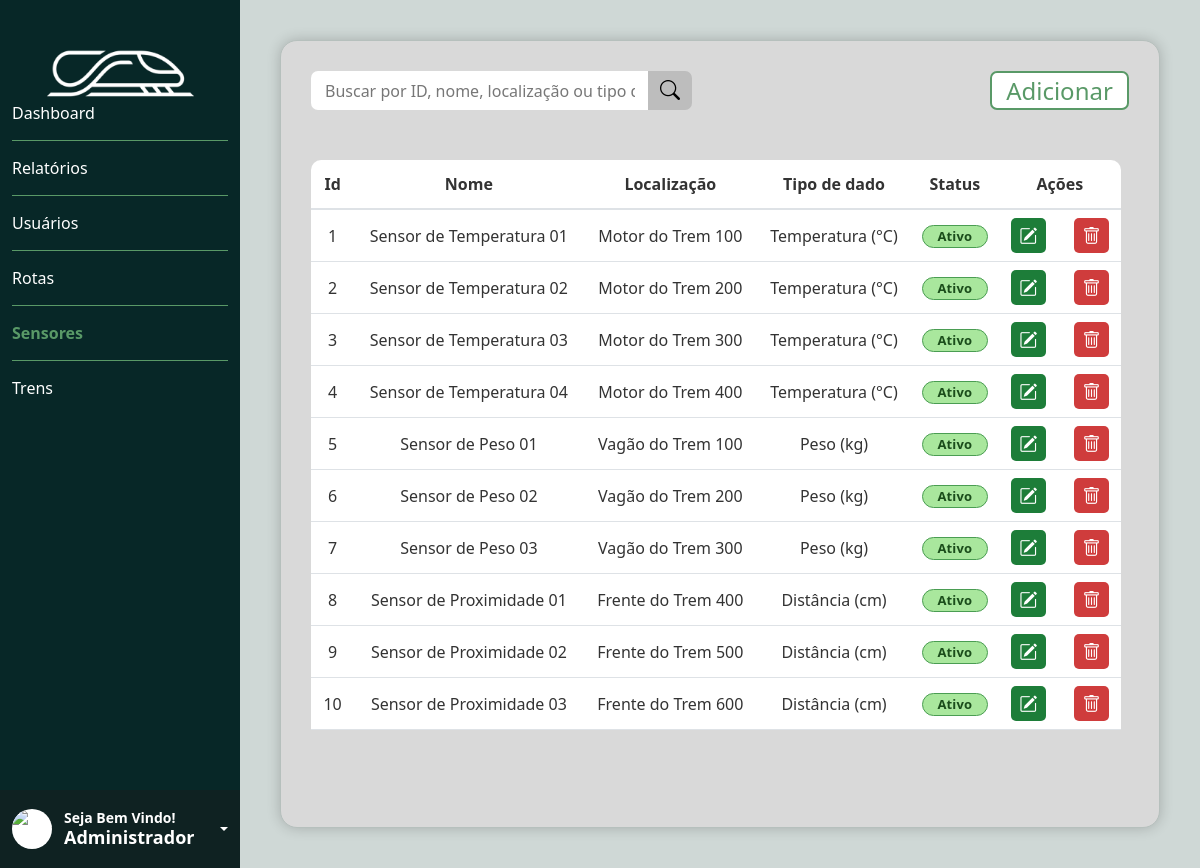
Page /public/tela_sensores.php (signed in) on the committed database.
### tables this page shows
CREATE TABLE sensores (
    sensor_id INT AUTO_INCREMENT PRIMARY KEY,
    nome_sensor VARCHAR(155) NOT NULL,
    localizacao VARCHAR(155) NOT NULL,
    tipo_dado VARCHAR(155) NOT NULL,
    status VARCHAR(20) NOT NULL DEFAULT 'Ativo'
);

### public/validar_acesso.php (called while the page is built, shortened)
<?php
include_once __DIR__ . '/../infra/conexao.php';
$usuarioCargoId = 0;
$sqlCargo = 'SELECT cargo_id FROM usuarios WHERE usuario_id = ? LIMIT 1';
$stmtCargo = mysqli_prepare($conexao, $sqlCargo);
if ($stmtCargo) {
    mysqli_stmt_bind_param($stmtCargo, 'i', $_SESSION['usuario_id']);
    if (mysqli_stmt_execute($stmtCargo)) {
        $resultadoCargo = mysqli_stmt_get_result($stmtCargo);
        $usuarioCargo = $resultadoCargo ? mysqli_fetch_assoc($resultadoCargo) : null;
        $cargoId = filter_var($usuarioCargo['cargo_id'] ?? null, FILTER_VALIDATE_INT);
        if ($cargoId !== false && in_array($cargoId, [1, 2], true)) {
            $usuarioCargoId = $cargoId;
        }
    } else {
        error_log('Erro ao consultar permissão do usuário: ' . mysqli_stmt_error($stmtCargo));
    }
} else {
    error_log('Erro ao preparar consulta de permissão: ' . mysqli_error($conexao));
}
$usuarioEhAdministrador = ((int)$usuarioCargoId === 1);
?>

### public/tela_sensores.php (the view, shortened to what this page needs)
<?php
include __DIR__ . '/validar_acesso.php';
include __DIR__ . '/../infra/conexao.php';
$usuarioNome = $_SESSION['usuario_nome'] ?? 'Usuário';
$termoBusca = trim((string)($_GET['busca'] ?? ''));
$sqlSensores = 'SELECT sensor_id, nome_sensor, localizacao, tipo_dado, status FROM sensores';
$sqlSensores .= ' ORDER BY sensor_id ASC';
$resultadoSensores = mysqli_query($conexao, $sqlSensores);
$sensores = [];
if ($resultadoSensores) {
    while ($sensor = mysqli_fetch_assoc($resultadoSensores)) {
        $sensores[] = $sensor;
    }
}
function normalizarVinculoLocalizacao(string $localizacao): array {
    $localizacaoNormalizada = trim($localizacao);
    return ['vinculo' => 'trem', 'localizacao' => 'trem_5823'];
}
function normalizarTipoDado(string $tipoDado): string {
    $tipo = strtolower(trim($tipoDado));
    if (stripos($tipo, 'temperatura') !== false) return 'temperatura';
    return 'outro';
}
?>
<!DOCTYPE html>
<html lang="pt-br">
<head>
    <link href="https://cdn.jsdelivr.net/npm/bootstrap@5.3.8/dist/css/bootstrap.min.css" rel="stylesheet"
>
    <link rel="stylesheet" href="https://cdn.jsdelivr.net/npm/bootstrap-icons@1.11.3/font/bootstrap-icons.min.css">
    <link rel="stylesheet" href="../assets/style/style.css">
</head>
<body>
    <main>
        <nav class="nav1">
            <img src="../assets/img/logo.svg" alt="logo" class="logo">
            <ul class="ul1">
                <li class="lista1" id="li1"><a href="dashboard.php" class="lista1">Dashboard</a></li>
                <hr class="hr1 opacity-100">
                <li class="lista1" id="li1"><a href="tela_relatorios.php" class="lista1">Relatórios</a></li>
                <hr class="hr1 opacity-100">
                <?php if ($usuarioEhAdministrador): ?>
                    <li class="lista1" id="li1"><a href="tela_cadastro_user.php" class="lista1">Usuários</a></li>
                    <hr class="hr1 opacity-100">
                <?php endif; ?>
                <li class="lista1" id="li1"><a href="tela_rotas.php" class="lista1">Rotas</a></li>
                <hr class="hr1 opacity-100">
                <li class="lista" id="li1"><a href="tela_sensores.php" class="lista">Sensores</a></li>
                <hr class="hr1 opacity-100">
                <li class="lista1" id="li1"><a href="tela_trens.php" class="lista1">Trens</a></li>
            </ul>
            <div class="dropdown">
                <div class="box_usuario dropdown-toggle" data-bs-toggle="dropdown" aria-expanded="false" role="button">
                    <div class="img_usuario">
                        <img src="../assets/img/usuario.png" alt="usuario" class="img-fluid">
                    </div>
                    <div class="h3">
                        <h3 class="h3_1">Seja Bem Vindo!</h3>
                        <h3 class="h3_2"><?php echo htmlspecialchars($usuarioNome); ?></h3>
                    </div>
                </div>
            </div>
        </nav>
        <section class="conteudo">
            <div class="card_usuarios">
                <div class="barra_busca">
                    <form class="input-group dashboard-busca" method="get" action="tela_sensores.php" id="form_busca_sensor">
                        <input type="text" id="input_busca_sensor" name="busca" value="<?= htmlspecialchars($termoBusca, ENT_QUOTES, 'UTF-8'); ?>" class="form-control dashboard-input" placeholder="Buscar por ID, nome, localização ou tipo de dado" aria-label="Buscar por ID, nome, localização ou tipo de dado">
                        <button class="btn dashboard-btn-busca" id="btn_busca_sensor" type="submit" aria-label="Buscar">
                            <i class="bi bi-search"></i>
                        </button>
                    </form>
                    <?php if ($usuarioEhAdministrador): ?>
                    <button class="btn trens-btn-add" type="button" data-bs-toggle="modal" data-bs-target="#modal_cadastro_sensor">Adicionar</button>
                    <?php endif; ?>
                </div>
                <div class="table-wrapper">
                <table class="table">
                    <thead>
                        <tr>
                            <th>Id</th>
                            <th>Nome</th>
                            <th>Localização</th>
                            <th>Tipo de dado</th>
                            <th>Status</th>
                            <?php if ($usuarioEhAdministrador): ?>
                                <th>Ações</th>
                            <?php endif; ?>
                        </tr>
                    </thead>
                    <tbody id="tbody_sensores">
                        <?php if (!empty($sensores)): ?>
                            <?php foreach ($sensores as $sensor): ?>
                                <?php
                                $sensorId = (int)($sensor['sensor_id'] ?? 0);
                                $nomeSensor = (string)($sensor['nome_sensor'] ?? '');
                                $localizacaoSensor = (string)($sensor['localizacao'] ?? '');
                                $tipoDadoSensor = (string)($sensor['tipo_dado'] ?? '');
                                $statusSensor = (string)($sensor['status'] ?? 'Ativo');
                                $vinculoSensor = normalizarVinculoLocalizacao($localizacaoSensor);
                                $statusClass = strtolower($statusSensor) === 'ativo' ? 'ativo' : 'inativo';
                                ?>
                                <tr data-sensor-id="<?= htmlspecialchars((string)$sensorId, ENT_QUOTES, 'UTF-8') ?>"
                                    data-nome="<?= htmlspecialchars($nomeSensor, ENT_QUOTES, 'UTF-8') ?>"
                                    data-vinculo="<?= htmlspecialchars($vinculoSensor['vinculo'], ENT_QUOTES, 'UTF-8') ?>"
                                    data-localizacao="<?= htmlspecialchars($vinculoSensor['localizacao'], ENT_QUOTES, 'UTF-8') ?>"
                                    data-tipo="<?= htmlspecialchars(normalizarTipoDado($tipoDadoSensor), ENT_QUOTES, 'UTF-8') ?>"
                                    data-status="<?= htmlspecialchars($statusSensor, ENT_QUOTES, 'UTF-8') ?>">
                                    <td><?= htmlspecialchars((string)$sensorId, ENT_QUOTES, 'UTF-8'); ?></td>
                                    <td><?= htmlspecialchars($nomeSensor, ENT_QUOTES, 'UTF-8'); ?></td>
                                    <td><?= htmlspecialchars($localizacaoSensor, ENT_QUOTES, 'UTF-8'); ?></td>
                                    <td><?= htmlspecialchars($tipoDadoSensor, ENT_QUOTES, 'UTF-8'); ?></td>
                                    <td><span class="trens-card-status <?= htmlspecialchars($statusClass, ENT_QUOTES, 'UTF-8'); ?>"><?= htmlspecialchars($statusSensor, ENT_QUOTES, 'UTF-8'); ?></span></td>
                                    <?php if ($usuarioEhAdministrador): ?>
                                        <td>
                                            <button class="btn_edit" type="button" aria-label="Editar sensor <?= htmlspecialchars($nomeSensor, ENT_QUOTES, 'UTF-8'); ?>"><i class="bi bi-pencil-square"></i></button>
                                            <button type="button" class="btn_delete ms-4" data-id="<?= htmlspecialchars((string)$sensorId, ENT_QUOTES, 'UTF-8'); ?>"><i class="bi bi-trash"></i></button>
                                        </td>
                                    <?php endif; ?>
                                </tr>
                            <?php endforeach; ?>
                        <?php else: ?>
                            <tr>
                                <td colspan="<?= $usuarioEhAdministrador ? 6 : 5; ?>" class="text-center text-muted">Nenhum sensor cadastrado.</td>
                            </tr>
                        <?php endif; ?>
                    </tbody>
                </table>
                </div>
            </div>
        </section>
    </main>
</body>
</html>

### rows in the picture
sensores: sensor_id "1", nome_sensor "Sensor de Temperatura 01", localizacao "Motor do Trem 100", tipo_dado "Temperatura (°C)", status "Ativo"
sensores: sensor_id "2", nome_sensor "Sensor de Temperatura 02", localizacao "Motor do Trem 200", tipo_dado "Temperatura (°C)", status "Ativo"
sensores: sensor_id "3", nome_sensor "Sensor de Temperatura 03", localizacao "Motor do Trem 300", tipo_dado "Temperatura (°C)", status "Ativo"
sensores: sensor_id "4", nome_sensor "Sensor de Temperatura 04", localizacao "Motor do Trem 400", tipo_dado "Temperatura (°C)", status "Ativo"
sensores: sensor_id "5", nome_sensor "Sensor de Peso 01", localizacao "Vagão do Trem 100", tipo_dado "Peso (kg)", status "Ativo"
sensores: sensor_id "6", nome_sensor "Sensor de Peso 02", localizacao "Vagão do Trem 200", tipo_dado "Peso (kg)", status "Ativo"
sensores: sensor_id "7", nome_sensor "Sensor de Peso 03", localizacao "Vagão do Trem 300", tipo_dado "Peso (kg)", status "Ativo"
sensores: sensor_id "8", nome_sensor "Sensor de Proximidade 01", localizacao "Frente do Trem 400", tipo_dado "Distância (cm)", status "Ativo"
sensores: sensor_id "9", nome_sensor "Sensor de Proximidade 02", localizacao "Frente do Trem 500", tipo_dado "Distância (cm)", status "Ativo"
sensores: sensor_id "10", nome_sensor "Sensor de Proximidade 03", localizacao "Frente do Trem 600", tipo_dado "Distância (cm)", status "Ativo"

### other values in the picture
$usuarioNome "Administrador"
